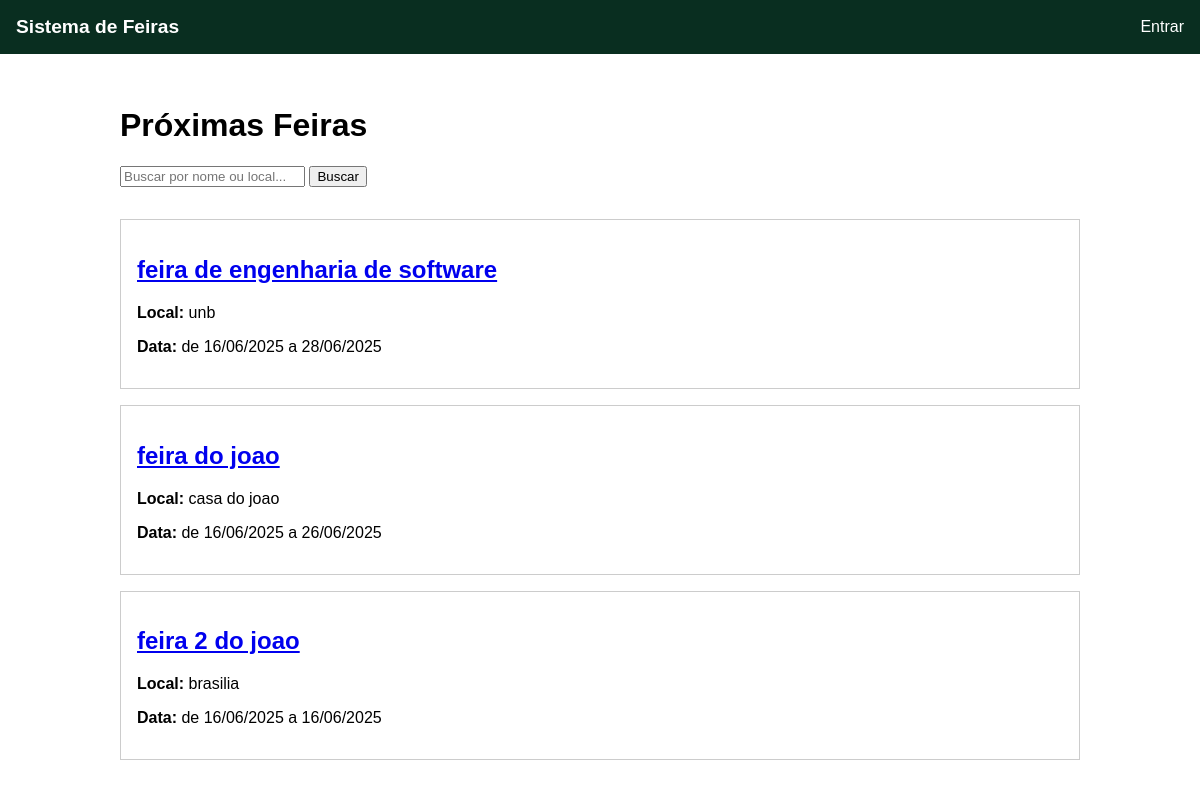
The app's page /, older data.
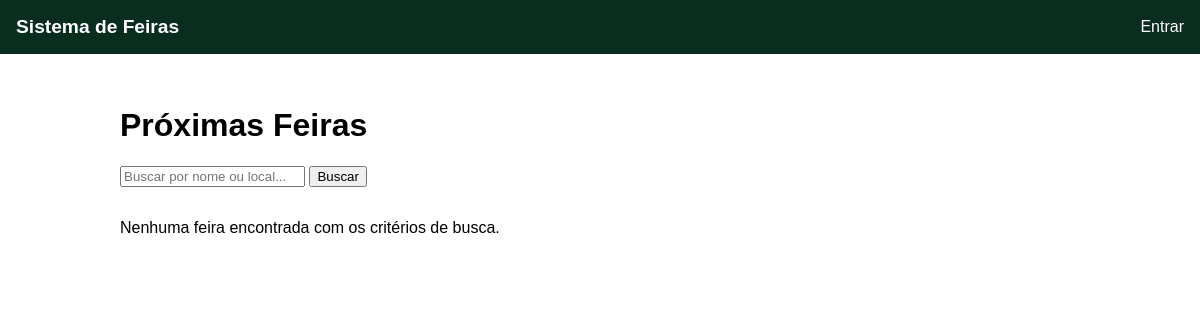
The same page, newer data.
### core/models.py (models this page shows, shortened)
class Feira(models.Model):
    nome = models.CharField(max_length=100)
    descricao = models.TextField()
    localidade = models.CharField(max_length=200)
    data_inicio = models.DateField()
    data_fim = models.DateField()

### core/views.py (the view)
# urls.py: path('', views.pagina_inicial, name='inicio'),
def pagina_inicial(request):
    busca = request.GET.get('busca', '')
    lista_de_feiras = Feira.objects.all().order_by('-data_inicio')
    if busca:
        lista_de_feiras = lista_de_feiras.filter(
            Q(nome__icontains=busca) | Q(localidade__icontains=busca)
        )
    context = {
        'feiras': lista_de_feiras,
        'busca': busca,  # Passa o termo de busca de volta para o template
    }
    return render(request, 'core/pagina_inicial.html', context)

### core/templates/core/pagina_inicial.html (shortened to what this page needs)
{% extends 'core/base.html' %}
{% block content %}
    <h1>Próximas Feiras</h1>
    <form method="get" action="{% url 'inicio' %}" style="margin-bottom: 2em;">
        <input type="text" name="busca" placeholder="Buscar por nome ou local..." value="{{ busca }}">
        <button type="submit">Buscar</button>
    </form>
    <div class="feiras-lista">
        {% for feira in feiras %}
            <div class="feira-item" style="border: 1px solid #ccc; padding: 1em; margin-bottom: 1em;">
                <h2><a href="{% url 'detalhes_feira' feira.id %}">{{ feira.nome }}</a></h2>
                <p><strong>Local:</strong> {{ feira.localidade }}</p>
                <p><strong>Data:</strong> de {{ feira.data_inicio|date:"d/m/Y" }} a {{ feira.data_fim|date:"d/m/Y" }}</p>
            </div>
        {% empty %}
            <p>Nenhuma feira encontrada com os critérios de busca.</p>
        {% endfor %}
    </div>
{% endblock %}

### core/templates/core/base.html (shortened to what this page needs)
<!DOCTYPE html>
<html lang="pt-br">
<head>
</head>
<body>
    <header>
        <div class="logo">
            <a href="{% url 'inicio' %}">Sistema de Feiras</a>
        </div>
        <nav class="user-nav">
            {% if user.is_authenticated %}
                <span>Olá, {{ user.username }}!</span>
                <form action="{% url 'logout' %}" method="post" style="display: inline; margin-left: 15px;">
                    {% csrf_token %}
                    <button type="submit" style="background: none; border: none; color: white; cursor: pointer; padding: 0; font-size: inherit; font-family: inherit;">
                        Sair
                    </button>
                </form>
            {% else %}
                <a href="{% url 'login' %}">Entrar</a>
            {% endif %}
        </nav>
    </header>
    <main class="main-content">
        {% block content %}
        {% endblock %}
    </main>
</body>
</html>

### core/templates/core/base.html (style rules this page uses)
body { font-family: sans-serif; margin: 0; }
header { background-color: #092E20; color: white; padding: 1em; display: flex; justify-content: space-between; align-items: center; }
header a { color: white; text-decoration: none; }
.logo a { font-weight: bold; font-size: 1.2em; }
.main-content { padding: 2em; max-width: 960px; margin: auto; }

Row changes from the older to the newer data that the page shows:
removed Feira: nome "feira de engenharia de software", localidade "unb", data_inicio "16/06/2025", data_fim "28/06/2025"
removed Feira: nome "feira do joao", localidade "casa do joao", data_inicio "16/06/2025", data_fim "26/06/2025"
removed Feira: nome "feira 2 do joao", localidade "brasilia", data_inicio "16/06/2025", data_fim "16/06/2025"
Text that changed along with them:
text now shown: "Nenhuma feira encontrada com os critérios de busca."
